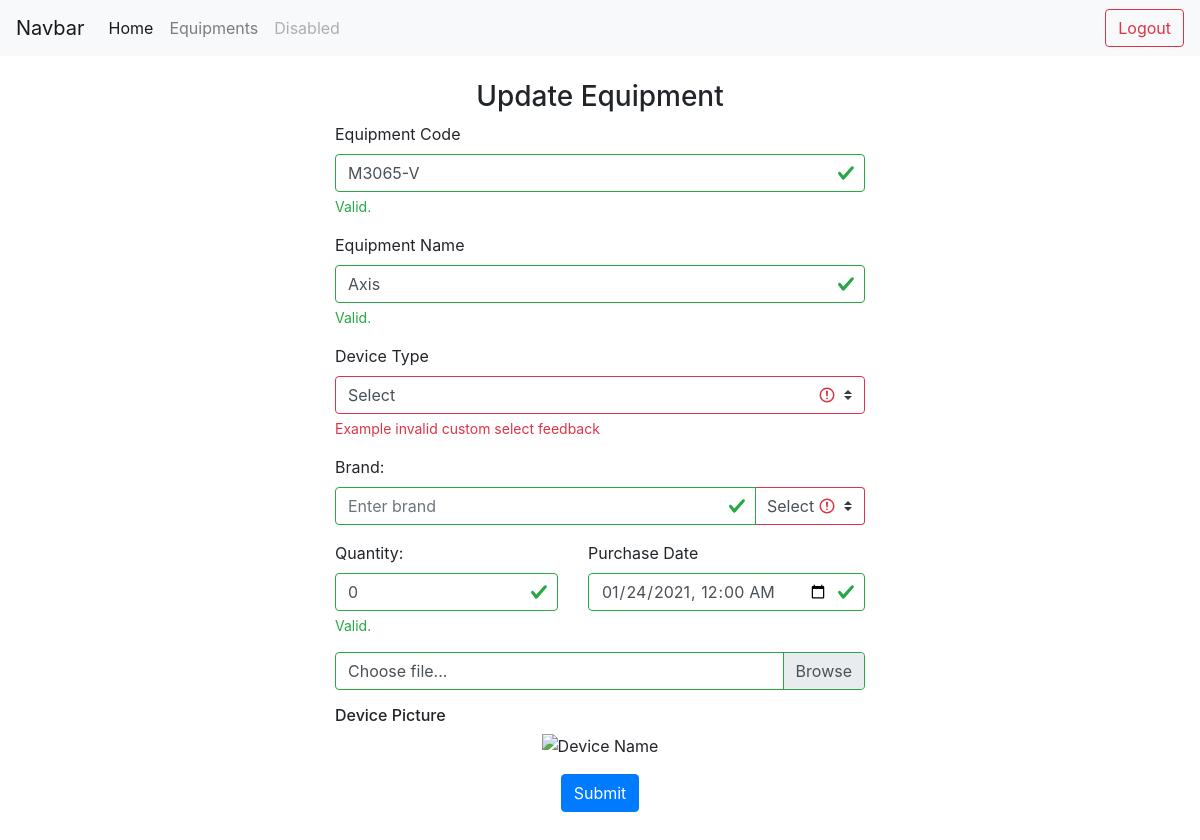
Screenshot of /views/UpdateEquipmentForm.php?id=4 with the database file from the repository.
### tables this page shows
CREATE TABLE `equipment` (
`ID` INT(11) NOT NULL AUTO_INCREMENT,
`code` varchar(50) NOT NULL,
`device_name` varchar(50) NOT NULL,
`device_type` varchar(50) NOT NULL,
`quantity` int DEFAULT 0,
`brand` varchar(30) DEFAULT NULL,
`device_image` varchar(50) DEFAULT NULL,
`purchase_date` timestamp NOT NULL DEFAULT current_timestamp(),
`createdAt` timestamp NOT NULL DEFAULT current_timestamp(),
`updatedAt` timestamp NOT NULL DEFAULT current_timestamp() ON UPDATE current_timestamp(),
`deletedAt` timestamp NULL DEFAULT NULL,

PRIMARY KEY (`ID`),
UNIQUE KEY `UQ_Equipment_code` (`code`)
);

### views/UpdateEquipmentForm.php (the view, shortened to what this page needs)
<!DOCTYPE html>
<html lang="en">
<head>
    <?php include "layouts/Head.php" ?>
</head>
<body>
    <?php require_once "../connectDB.php"; ?>
    <?php
        if(isset($_GET["id"])){
            $equipment_id = $_GET["id"];
            $query_update = "SELECT * FROM equipment WHERE ID = " . $equipment_id;
            $result = mysqli_query($connectDB, $query_update);
            $equipment_data = null;
            if(mysqli_num_rows($result) > 0){
                $equipment_data = mysqli_fetch_assoc($result);
            }
        }
    ?>
    <?php include "layouts/Header.php" ?>
    <div class="container mt-4">
        <h3 class="text-center">Update Equipment</h3>
        <form action="../php/UpdateEquipment.php" method="POST" class="was-validated mb-5" enctype="multipart/form-data">
            <div class="form-group">
                <label for="equipment_code">Equipment Code</label>
                <input type="text" class="form-control" id="equipment_code" placeholder="Enter code"
                    name="equipment_code" value="<?php echo $equipment_data["code"]; ?>" required>
                <div class="valid-feedback">Valid.</div>
            </div>
            <div class="form-group">
                <label for="device_name">Equipment Name</label>
                <input type="text" class="form-control" id="device_name" placeholder="Enter equipment name"
                    name="device_name" value="<?php echo $equipment_data["device_name"]; ?>" required>
                <div class="valid-feedback">Valid.</div>
            </div>
            <div class="form-group">
                <label for="device_type">Device Type</label>
                <select class="custom-select" id="device_type" name="device_type" required>
                    <option value="" selected>Select</option>
                </select>
                <div class="invalid-feedback">Example invalid custom select feedback</div>
            </div>
            <div class="form-group">
                <label for="brand">Brand:</label>
                <div class="input-group">
                    <input type="text" class="form-control" id="brand" placeholder="Enter brand" name="brand">
                    <div class="input-group-append">
                        <select class="custom-select" id="brand_select" name="brand_select" required>
                            <option value="">Select</option>
                        </select>
                    </div>
                </div>
            </div>
            <div class="form-group row">
                <div class="col">
                    <label for="uname">Quantity:</label>
                    <input type="number" class="form-control"
                        value="0" min="0" id="quantity" placeholder="Enter quantity"
                        name="quantity" value="<?php echo $equipment_data["quantity"]; ?>" required>
                    <div class="valid-feedback">Valid.</div>
                </div>
                <div class="col">
                    <label for="purchase_date">Purchase Date</label>
                    <input type="datetime-local" class="form-control" id="purchase_date" name="purchase_date"
                        value="<?php echo $equipment_data["purchase_date"]; ?>" >
                </div>
            </div>
            <div class="custom-file">
                <label class="custom-file-label" for="device_image">Choose file...</label>
            </div>
            <div class="form-group text-center mt-3">
                <h6 class="text-left">Device Picture</h6>
                <img src="<?php echo $equipment_data["device_image"]; ?>" alt="Device Name" id="device_picture" srcset="">
            </div>
            <div class="button-group text-center mt-3">
                <button type="submit" id="btn_Submit" class="btn btn-primary">Submit</button>
            </div>
        </form>
    </div>
</body>
</html>

### views/UpdateEquipmentForm.php (style rules this page uses)
.container { max-width: 35rem; }
#brand_select { border-left: none; border-top-left-radius: 0; border-bottom-left-radius: 0; }
#device_picture { max-width: 80%; }

### rows the page displays
equipment: equipment_code "M3065-V", device_name "Axis", purchase_date "01/24/2021 00:00"
